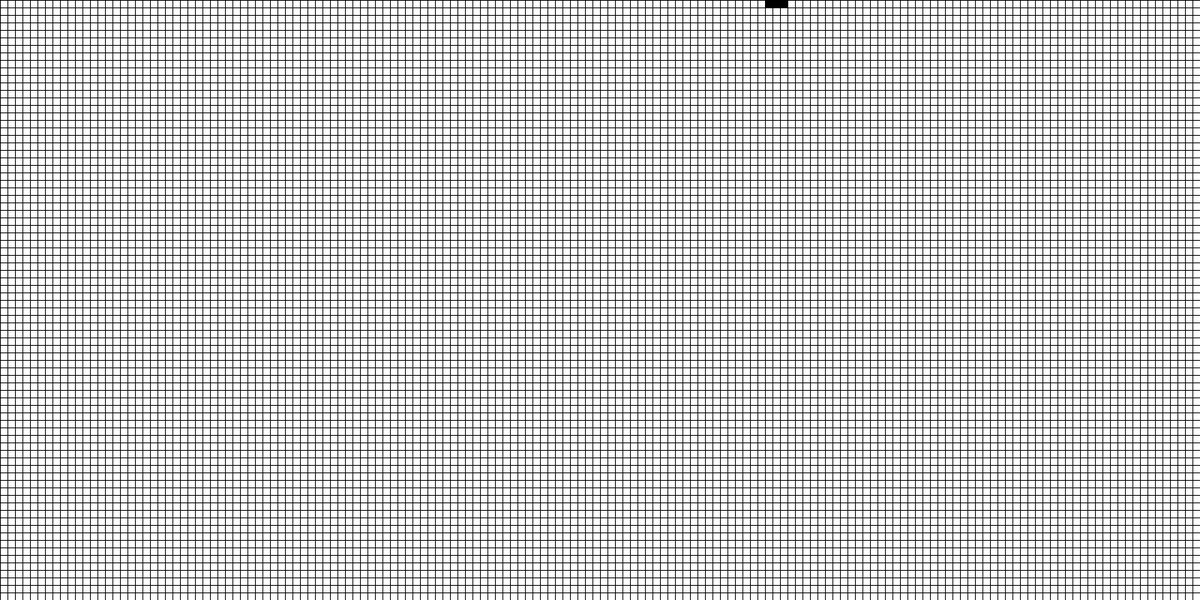
Frame 1 (no input)
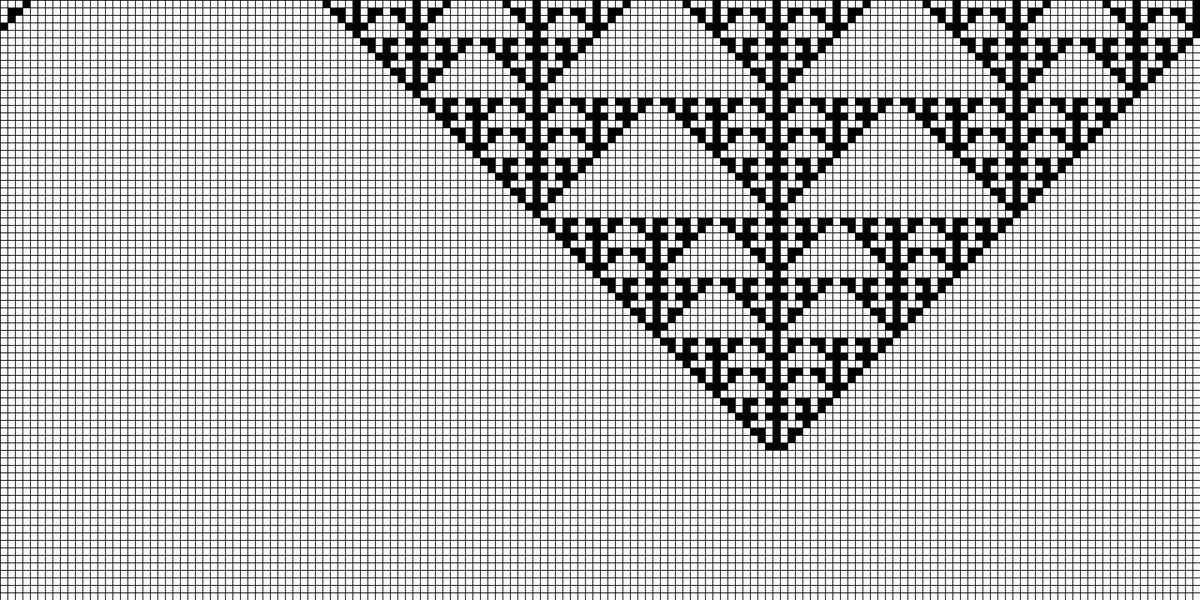
Frame 60 (the mouse pressed at the canvas centre just before this capture)
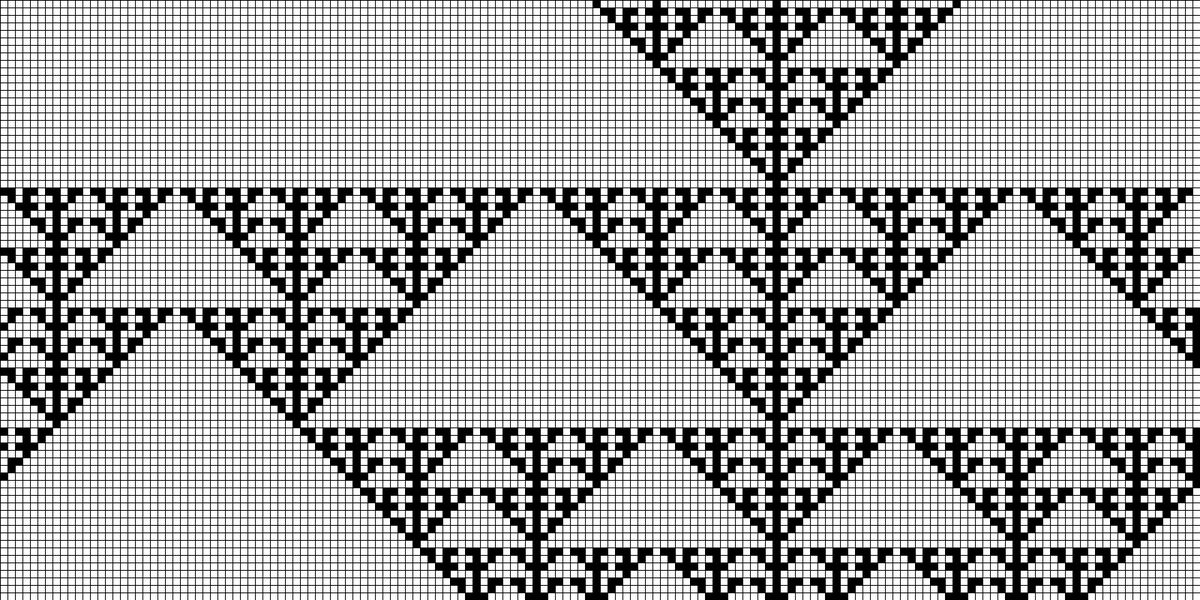
Frame 120 (the mouse held since frame 60 and released just before this capture)

The Processing sketch that drew these frames (run headless with seeded random() and noise(); from frame 60 on, the mouse is pressed at the canvas centre):

// Processing sketch: celularautamata1d
// ── celularautamata1d.pde
CA _G;

void setup(){
  size(1600,800);
  _G = new CA();
}

void draw(){
  _G.generate();  
  _G.show();
}
// ── Classes.pde
class Cell1{
  int x;
  
  //construc.
  Cell1(){
    x=(int)random(0,2);
  }
  
  Cell1(int _X){
    x=_X;
  }
    
};

class CA{
  Cell1[] cells = new Cell1[width/10];               //the actual automata
  Cell1[][] tab = new Cell1[width/10][height/10];    //a matrix to stack them ordering by generation (newest on top)
  int generation = 0;
  
  //int[] ruleset = {0,1,1,1,1,0,0,0}; //rule 30
  //int[] ruleset = {0,0,0,1,0,0,1,1}; //rule 200
  //int[] ruleset = {1,0,0,0,0,0,0,0}; //rule 1
  //int[] ruleset = {0,1,1,0,1,0,0,0}; //rule 22
  int[] ruleset = {0,1,1,0,1,0,0,1}; //rule 150
  //int[] ruleset = {1,0,1,1,0,1,0,0}; //rule 45
  
  //construct.
  CA(){                                  //for each rules to work, the automata needs to start w/ each cells
    for(int i=0; i<width/10; i++){       //w/ the "0" state, only 1 cell with the state "1"
      cells[i] = new Cell1(0);
    }
    cells[(int)random(cells.length)].x = 1;  //this one randomly picks 1 cell to turn it on
    
    for(int i=0; i<width/10; i++){      //init the scrolling matrix
      for(int j=0; j<height/10; j++){
      tab[i][j] = new Cell1(0);
      } 
    }
    
  }
  
  // return a 3 length 1D array containing the neighborhood of the cell w/ index giv. in param.
  // neighborhood of the cell of index i is : ( i-1 , i , i+1 )
  int[] neighborhood(int _I){
    int[] n = {0,0,0};
    int c = 0;
    for(int i=-1; i<=1; i++){
      n[c] = cells[ ( _I+i+cells.length ) % cells.length ].x; // this way of calculong the index
      c++;                                                    // allows to "wrap", neighborhood of i = 0 is (max and 1)
    }
    return n;
  }
  
  // copy the next generation as the curent generation
  void copyCA(Cell1[] _C){
    for(int i=0 ; i<cells.length; i++){
      cells[i] = _C[i];
    }
  }
  
  // shift down every row (prev gen history) and add the last one on top, create this flow down effect
  void shiftAndAdd(Cell1[] _C){
    for(int i=width/10-1; i>=0; i--){
      for(int j=height/10-2; j>=0; j--){
        tab[i][j+1] = tab[i][j];          //the bottom cell = the top cell
      } 
    }
    for(int i=0; i<width/10; i++){
      tab[i][0] = cells[i];
    }
  }
  
  //quiet the main method, generate the new generation depending on the curent gen. cells state
  void generate(){
    Cell1[] next = new Cell1[cells.length];
    for(int i=0 ; i<cells.length; i++){
      int[] v = neighborhood(i);        //get the neighborhood of the cell
      int r = v[0]*4+v[1]*2+ v[2];      //calculate from those 3 binary value the decimal value
      next[i] = new Cell1(ruleset[r]);  //which is used to find the corresponding index of the ruleset
    }
    copyCA(next);                       //calls the other usefull methods
    shiftAndAdd(cells);
    generation++;
  }
  
  // draw everything on screen
  void show(){
    for(int i=0; i<width/10; i++){
      for(int j=0; j<height/10; j++){
        if(tab[i][j].x == 0){
          fill(255);
        } else if(tab[i][j].x == 1){
          fill(0);
        }
        rect(i*10,j*10,10,10);
      }
    }
  }
};
